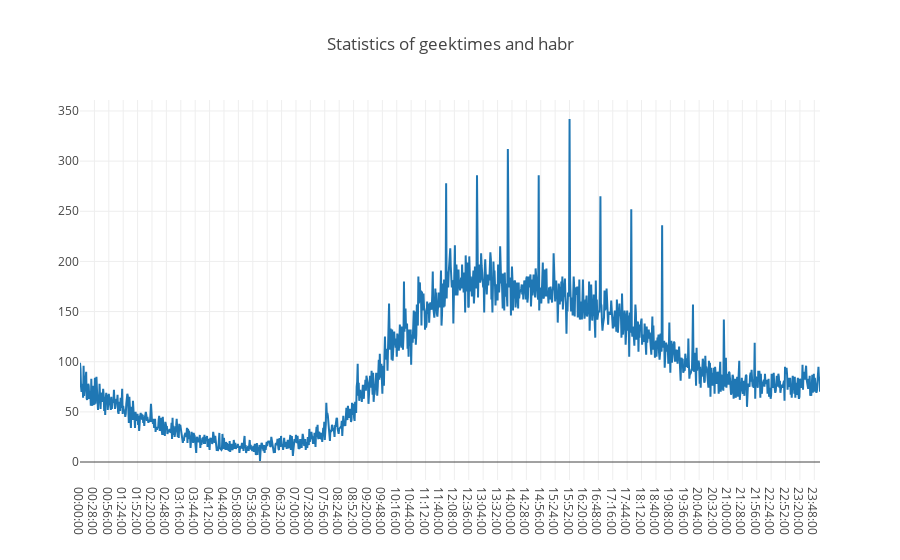

Notebook cell for this chart:
### Code cell
dff.groupby(['B']).count()

trace0 = go.Scatter(
    x = dff.groupby(['B']).count().index,
    y = dff.groupby(['B']).count()['url']
)


# определяем массив данных и задаем title графика в layout
data = [trace0]
layout = {'title': 'Statistics of geektimes and habr'}

# cоздаем объект Figure и визуализируем его
fig = go.Figure(data=data, layout=layout)
iplot(fig, show_link=False)

### Figure 1 — Plotly figure (JSON) as saved in the notebook; plotly's stock layout.template omitted (floating-point values rounded to 4 significant figures; data arrays with more than 128 entries replaced by an {"elided": "..."} marker saying what was removed)
{"data": [{"type": "scatter", "uid": "ed0d84a9-b504-4636-8ca8-ebf24efa5c28", "x": {"elided": "1440 str values"}, "y": {"elided": "1440 int values"}}], "layout": {"title": "Statistics of geektimes and habr"}}
